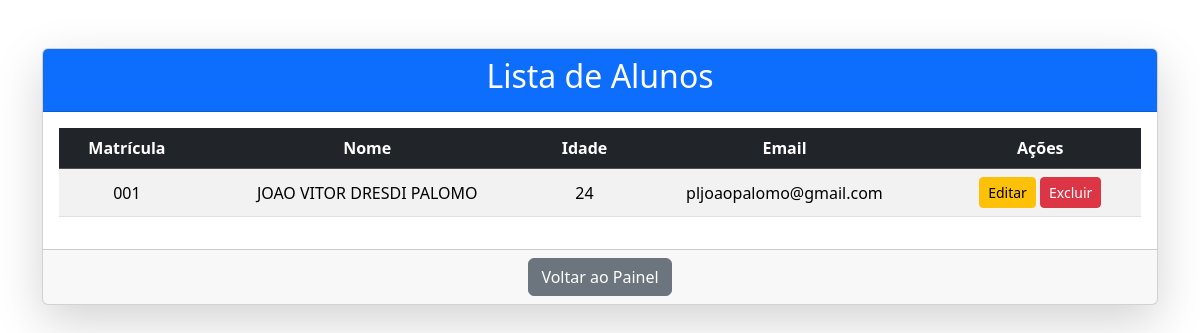
The app's page /listar_alunos (signed in) with its own data.
### app.py (models this page shows, shortened)
class Aluno(db.Model):
    id = db.Column(db.Integer, primary_key=True)
    matricula = db.Column(db.String(10), unique=True, nullable=False)
    nome = db.Column(db.String(100), nullable=False)
    idade = db.Column(db.Integer, nullable=False)
    endereco = db.Column(db.String(150), nullable=False)
    bairro = db.Column(db.String(100), nullable=False)
    cidade = db.Column(db.String(100), nullable=False)
    estado = db.Column(db.String(2), nullable=False)
    cep = db.Column(db.String(10), nullable=False)
    nacionalidade = db.Column(db.String(50), nullable=False)
    data_nascimento = db.Column(db.String(10), nullable=False)
    cpf = db.Column(db.String(14), nullable=False)
    rg = db.Column(db.String(20), nullable=False)
    estado_civil = db.Column(db.String(20), nullable=False)
    nome_conjuge = db.Column(db.String(100), nullable=True)
    sexo = db.Column(db.String(1), nullable=False)
    telefone = db.Column(db.String(20), nullable=False)
    email = db.Column(db.String(120), nullable=False)
    nome_pai = db.Column(db.String(100), nullable=False)
    nome_mae = db.Column(db.String(100), nullable=False)
    faixa = db.Column(db.String(20), nullable=False)

### app.py (the view)
@app.route('/listar_alunos')
@login_required
def listar_alunos():
    alunos = Aluno.query.all()
    return render_template('listar_alunos.html', alunos=alunos)

### app.py (called while the page is built)
@login_manager.user_loader
def load_user(admin_id):
    return Admin.query.get(int(admin_id))

### templates/listar_alunos.html (shortened to what this page needs)
<!DOCTYPE html>
<html lang="pt-br">
<head>
    <link href="https://cdn.jsdelivr.net/npm/bootstrap@5.3.2/dist/css/bootstrap.min.css" rel="stylesheet">
</head>
<body>
<div class="container mt-5">
    <div class="card shadow-lg">
        <div class="card-header bg-primary text-white text-center">
            <h2>Lista de Alunos</h2>
        </div>
        <div class="card-body">
            {% if alunos %}
                <div class="table-responsive">
                    <table class="table table-striped table-hover align-middle text-center">
                        <thead class="table-dark">
                            <tr>
                                <th>Matrícula</th>
                                <th>Nome</th>
                                <th>Idade</th>
                                <th>Email</th>
                                <th>Ações</th>
                            </tr>
                        </thead>
                        <tbody>
                            {% for aluno in alunos %}
                            <tr>
                                <td>{{ aluno.matricula }}</td>
                                <td>{{ aluno.nome }}</td>
                                <td>{{ aluno.idade }}</td>
                                <td>{{ aluno.email }}</td>
                                <td>
                                    <a class="btn btn-warning btn-sm" href="{{ url_for('editar_aluno', aluno_id=aluno.id) }}">Editar</a>
                                    <a class="btn btn-danger btn-sm" href="{{ url_for('excluir_aluno', aluno_id=aluno.id) }}" onclick="return confirm('Deseja realmente excluir este aluno?')">Excluir</a>
                                </td>
                            </tr>
                            {% endfor %}
                        </tbody>
                    </table>
                </div>
            {% else %}
                <div class="alert alert-info text-center" role="alert">
                    Nenhum aluno cadastrado ainda.
                </div>
            {% endif %}
        </div>
        <div class="card-footer text-center">
            <a href="{{ url_for('admin_painel') }}" class="btn btn-secondary">Voltar ao Painel</a>
        </div>
    </div>
</div>
</body>
</html>

### records on screen
Aluno: matricula "001", nome "JOAO VITOR DRESDI PALOMO", idade "24", email "pljoaopalomo@gmail.com"
